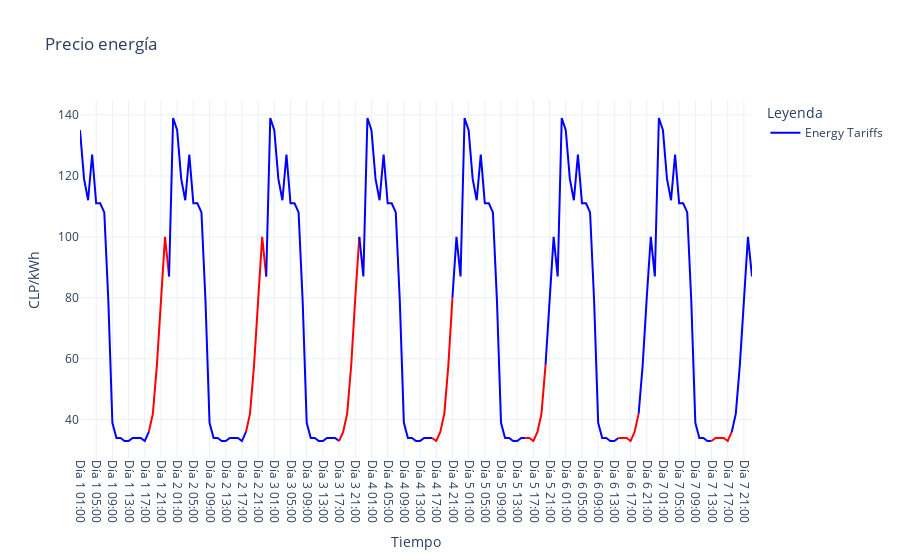
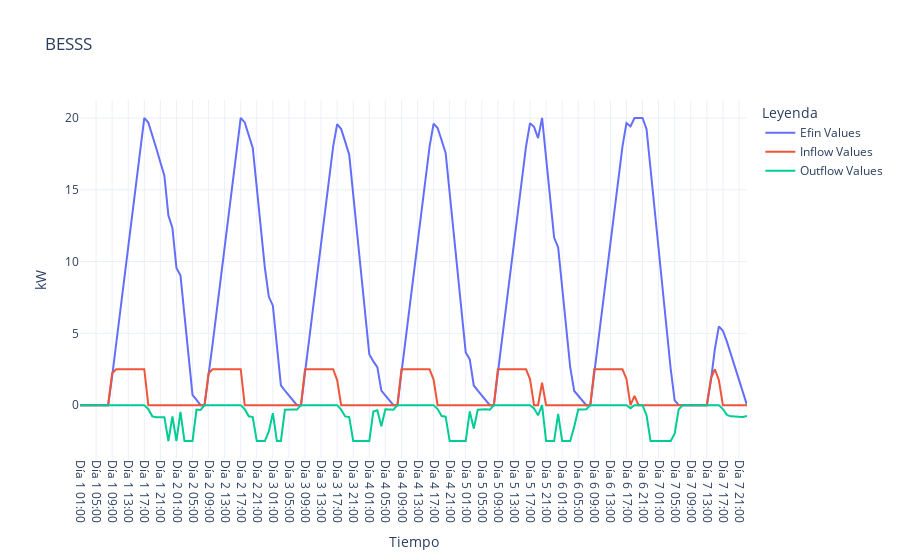
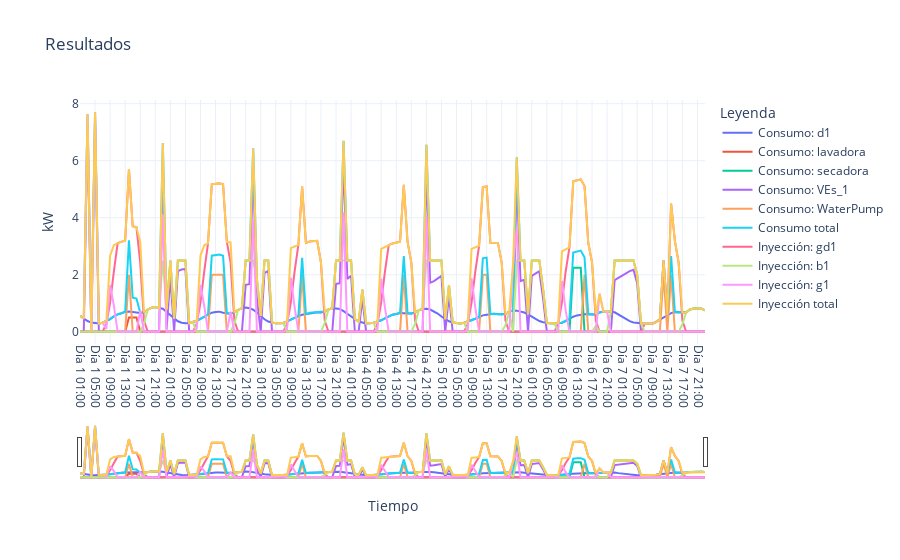

Notebook code cell kept with these figures, in order:
### Code cell
json_file_in = 'Input/fullweek.json'   # json de entrada a gilda_opts
json_file_out = 'Input/fullweek-output.json'   # json con la solución del optimizador
initial_hour = "01:00"                         # Hora inicial de la ventana de tiempo
graph(json_file_in,json_file_out,initial_hour)

### Figure 1 — Plotly figure (JSON) as saved in the notebook; plotly's stock layout.template omitted (floating-point values rounded to 4 significant figures)
{"data": [{"line": {"color": "blue"}, "mode": "lines", "name": "Energy Tariffs", "showlegend": true, "type": "scatter", "x": ["Día 1 01:00", "Día 1 02:00", "Día 1 03:00", "Día 1 04:00", "Día 1 05:00", "Día 1 06:00", "Día 1 07:00", "Día 1 08:00", "Día 1 09:00", "Día 1 10:00", "Día 1 11:00", "Día 1 12:00", "Día 1 13:00", "Día 1 14:00", "Día 1 15:00", "Día 1 16:00", "Día 1 17:00", "Día 1 18:00"], "y": [135, 119, 112, 127, 111, 111, 108, 79, 39, 34, 34, 33, 33, 34, 34, 34, 33, 36]}, {"line": {"color": "red"}, "mode": "lines", "name": "", "showlegend": false, "type": "scatter", "x": ["Día 1 18:00", "Día 1 19:00", "Día 1 20:00", "Día 1 21:00", "Día 1 22:00", "Día 1 23:00"], "y": [36, 42, 58, 80, 100, 87]}, {"line": {"color": "blue"}, "mode": "lines", "name": "", "showlegend": false, "type": "scatter", "x": ["Día 1 23:00", "Día 1 00:00", "Día 2 01:00", "Día 2 02:00", "Día 2 03:00", "Día 2 04:00", "Día 2 05:00", "Día 2 06:00", "Día 2 07:00", "Día 2 08:00", "Día 2 09:00", "Día 2 10:00", "Día 2 11:00", "Día 2 12:00", "Día 2 13:00", "Día 2 14:00", "Día 2 15:00", "Día 2 16:00", "Día 2 17:00", "Día 2 18:00"], "y": [87, 139, 135, 119, 112, 127, 111, 111, 108, 79, 39, 34, 34, 33, 33, 34, 34, 34, 33, 36]}, {"line": {"color": "red"}, "mode": "lines", "name": "", "showlegend": false, "type": "scatter", "x": ["Día 2 18:00", "Día 2 19:00", "Día 2 20:00", "Día 2 21:00", "Día 2 22:00", "Día 2 23:00"], "y": [36, 42, 58, 80, 100, 87]}, {"line": {"color": "blue"}, "mode": "lines", "name": "", "showlegend": false, "type": "scatter", "x": ["Día 2 23:00", "Día 2 00:00", "Día 3 01:00", "Día 3 02:00", "Día 3 03:00", "Día 3 04:00", "Día 3 05:00", "Día 3 06:00", "Día 3 07:00", "Día 3 08:00", "Día 3 09:00", "Día 3 10:00", "Día 3 11:00", "Día 3 12:00", "Día 3 13:00", "Día 3 14:00", "Día 3 15:00", "Día 3 16:00", "Día 3 17:00"], "y": [87, 139, 135, 119, 112, 127, 111, 111, 108, 79, 39, 34, 34, 33, 33, 34, 34, 34, 33]}, {"line": {"color": "red"}, "mode": "lines", "name": "", "showlegend": false, "type": "scatter", "x": ["Día 3 17:00", "Día 3 18:00", "Día 3 19:00", "Día 3 20:00", "Día 3 21:00", "Día 3 22:00"], "y": [33, 36, 42, 58, 80, 100]}, {"line": {"color": "blue"}, "mode": "lines", "name": "", "showlegend": false, "type": "scatter", "x": ["Día 3 22:00", "Día 3 23:00", "Día 3 00:00", "Día 4 01:00", "Día 4 02:00", "Día 4 03:00", "Día 4 04:00", "Día 4 05:00", "Día 4 06:00", "Día 4 07:00", "Día 4 08:00", "Día 4 09:00", "Día 4 10:00", "Día 4 11:00", "Día 4 12:00", "Día 4 13:00", "Día 4 14:00", "Día 4 15:00", "Día 4 16:00"], "y": [100, 87, 139, 135, 119, 112, 127, 111, 111, 108, 79, 39, 34, 34, 33, 33, 34, 34, 34]}, {"line": {"color": "red"}, "mode": "lines", "name": "", "showlegend": false, "type": "scatter", "x": ["Día 4 16:00", "Día 4 17:00", "Día 4 18:00", "Día 4 19:00", "Día 4 20:00", "Día 4 21:00"], "y": [34, 33, 36, 42, 58, 80]}, {"line": {"color": "blue"}, "mode": "lines", "name": "", "showlegend": false, "type": "scatter", "x": ["Día 4 21:00", "Día 4 22:00", "Día 4 23:00", "Día 4 00:00", "Día 5 01:00", "Día 5 02:00", "Día 5 03:00", "Día 5 04:00", "Día 5 05:00", "Día 5 06:00", "Día 5 07:00", "Día 5 08:00", "Día 5 09:00", "Día 5 10:00", "Día 5 11:00", "Día 5 12:00", "Día 5 13:00", "Día 5 14:00", "Día 5 15:00"], "y": [80, 100, 87, 139, 135, 119, 112, 127, 111, 111, 108, 79, 39, 34, 34, 33, 33, 34, 34]}, {"line": {"color": "red"}, "mode": "lines", "name": "", "showlegend": false, "type": "scatter", "x": ["Día 5 15:00", "Día 5 16:00", "Día 5 17:00", "Día 5 18:00", "Día 5 19:00", "Día 5 20:00"], "y": [34, 34, 33, 36, 42, 58]}, {"line": {"color": "blue"}, "mode": "lines", "name": "", "showlegend": false, "type": "scatter", "x": ["Día 5 20:00", "Día 5 21:00", "Día 5 22:00", "Día 5 23:00", "Día 5 00:00", "Día 6 01:00", "Día 6 02:00", "Día 6 03:00", "Día 6 04:00", "Día 6 05:00", "Día 6 06:00", "Día 6 07:00", "Día 6 08:00", "Día 6 09:00", "Día 6 10:00", "Día 6 11:00", "Día 6 12:00", "Día 6 13:00", "Día 6 14:00"], "y": [58, 80, 100, 87, 139, 135, 119, 112, 127, 111, 111, 108, 79, 39, 34, 34, 33, 33, 34]}, {"line": {"color": "red"}, "mode": "lines", "name": "", "showlegend": false, "type": "scatter", "x": ["Día 6 14:00", "Día 6 15:00", "Día 6 16:00", "Día 6 17:00", "Día 6 18:00", "Día 6 19:00"], "y": [34, 34, 34, 33, 36, 42]}, {"line": {"color": "blue"}, "mode": "lines", "name": "", "showlegend": false, "type": "scatter", "x": ["Día 6 19:00", "Día 6 20:00", "Día 6 21:00", "Día 6 22:00", "Día 6 23:00", "Día 6 00:00", "Día 7 01:00", "Día 7 02:00", "Día 7 03:00", "Día 7 04:00", "Día 7 05:00", "Día 7 06:00", "Día 7 07:00", "Día 7 08:00", "Día 7 09:00", "Día 7 10:00", "Día 7 11:00", "Día 7 12:00", "Día 7 13:00"], "y": [42, 58, 80, 100, 87, 139, 135, 119, 112, 127, 111, 111, 108, 79, 39, 34, 34, 33, 33]}, {"line": {"color": "red"}, "mode": "lines", "name": "", "showlegend": false, "type": "scatter", "x": ["Día 7 13:00", "Día 7 14:00", "Día 7 15:00", "Día 7 16:00", "Día 7 17:00", "Día 7 18:00"], "y": [33, 34, 34, 34, 33, 36]}, {"line": {"color": "blue"}, "mode": "lines", "name": "", "showlegend": false, "type": "scatter", "x": ["Día 7 18:00", "Día 7 19:00", "Día 7 20:00", "Día 7 21:00", "Día 7 22:00", "Día 7 23:00"], "y": [36, 42, 58, 80, 100, 87]}], "layout": {"legend": {"title": {"text": "Leyenda"}}, "title": {"text": "Precio energía"}, "xaxis": {"tickangle": 90, "title": {"text": "Tiempo"}}, "yaxis": {"title": {"text": "CLP/kWh"}}}}

### Figure 2 — Plotly figure (JSON) as saved in the notebook; plotly's stock layout.template omitted (floating-point values rounded to 4 significant figures; data arrays with more than 128 entries replaced by an {"elided": "..."} marker saying what was removed)
{"data": [{"mode": "lines", "name": "Efin Values", "type": "scatter", "x": {"elided": "167 str values"}, "y": {"elided": "167 float values"}}, {"mode": "lines", "name": "Inflow Values", "type": "scatter", "x": {"elided": "167 str values"}, "y": {"elided": "167 float values"}}, {"mode": "lines", "name": "Outflow Values", "type": "scatter", "x": {"elided": "167 str values"}, "y": {"elided": "167 float values"}}], "layout": {"legend": {"title": {"text": "Leyenda"}}, "title": {"text": "BESSS"}, "xaxis": {"tickangle": 90, "title": {"text": "Tiempo"}}, "yaxis": {"title": {"text": "kW"}}}}

### Figure 3 — Plotly figure (JSON) as saved in the notebook; plotly's stock layout.template omitted (floating-point values rounded to 4 significant figures; data arrays with more than 128 entries replaced by an {"elided": "..."} marker saying what was removed)
{"data": [{"mode": "lines", "name": "Consumo: d1", "type": "scatter", "x": {"elided": "167 str values"}, "y": {"elided": "167 float values"}}, {"mode": "lines", "name": "Consumo: lavadora", "type": "scatter", "x": {"elided": "167 str values"}, "y": {"elided": "167 float values"}}, {"mode": "lines", "name": "Consumo: secadora", "type": "scatter", "x": {"elided": "167 str values"}, "y": {"elided": "167 float values"}}, {"mode": "lines", "name": "Consumo: VEs_1", "type": "scatter", "x": {"elided": "167 str values"}, "y": {"elided": "167 float values"}}, {"mode": "lines", "name": "Consumo: WaterPump", "type": "scatter", "x": {"elided": "167 str values"}, "y": {"elided": "167 int values"}}, {"mode": "lines", "name": "Consumo total", "type": "scatter", "x": {"elided": "167 str values"}, "y": {"elided": "167 float values"}}, {"mode": "lines", "name": "Inyección: gd1", "type": "scatter", "x": {"elided": "167 str values"}, "y": {"elided": "167 float values"}}, {"mode": "lines", "name": "Inyección: b1", "type": "scatter", "x": {"elided": "167 str values"}, "y": {"elided": "167 float values"}}, {"mode": "lines", "name": "Inyección: g1", "type": "scatter", "x": {"elided": "167 str values"}, "y": {"elided": "167 float values"}}, {"mode": "lines", "name": "Inyección total", "type": "scatter", "x": {"elided": "167 str values"}, "y": {"elided": "167 float values"}}], "layout": {"legend": {"title": {"text": "Leyenda"}}, "title": {"text": "Resultados"}, "xaxis": {"rangeslider": {"visible": true}, "tickangle": 90, "title": {"text": "Tiempo"}}, "yaxis": {"title": {"text": "kW"}}}}
